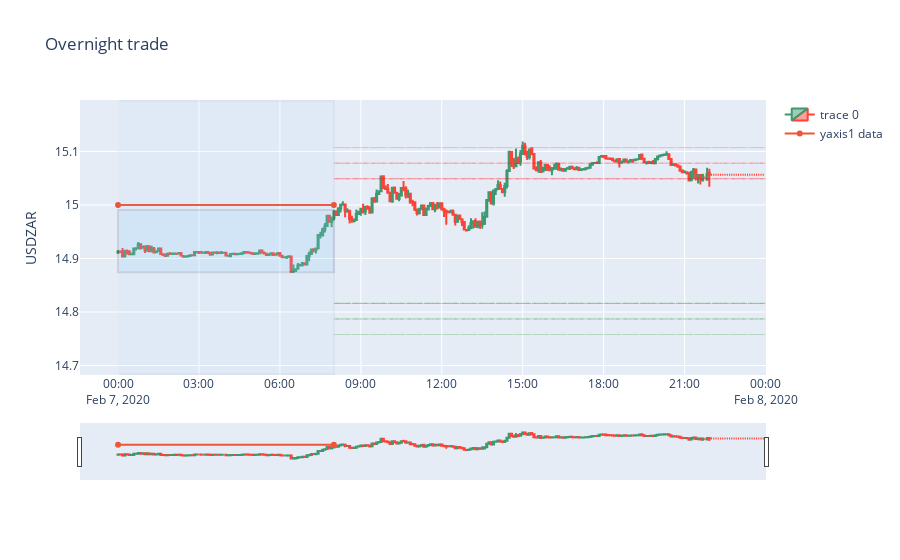

Notebook code for this chart:
### Code cell
import plotly.graph_objects as go

import pandas as pd
from datetime import datetime

# df = pd.read_csv('https://raw.githubusercontent.com/plotly/datasets/master/finance-charts-apple.csv')
df=ae_df[day_filter].copy()
min_y=min(min(df['Low']),min(df.buy_100))*0.995
max_y=max(max(df['High']),max(df.sell_100))*1.005
fig = go.Figure(data=[go.Candlestick(x=df['datetime'],
                open=df['Open'],
                high=df['High'],
                low=df['Low'],
                close=df['Close'])])
start_time, end_time, fin_time = time_fn(dst=list(df['datetime'])[0])
# fig.update_xaxes(range=[min(df.buy_100), max(df.sell_100)])
# fig.update_yaxes(range=[start_time, end_time])


# start_time=list(df['datetime'])[0]
# end_time=list(df['datetime'])[-1]

fig.update_layout(
    title='Overnight trade',
    yaxis_title='USDZAR',
    shapes = [
        dict(
#         type="rect",
        x0=end_time, x1=fin_time, y0=list(df.sell_100)[0], y1=list(df.sell_100)[0],
        line=dict(color="red",width=1,dash="dashdot"),opacity=0.2),
        dict(
        x0=end_time, x1=fin_time, y0=list(df.sell_75)[0], y1=list(df.sell_75)[0],
        line=dict(color="red",width=1,dash="dashdot"),opacity=0.3),
        dict(
        x0=end_time, x1=fin_time, y0=list(df.sell_50)[0], y1=list(df.sell_50)[0],
        line=dict(color="red",width=1,dash="dashdot"),opacity=0.4),
        dict(
        x0=end_time, x1=fin_time, y0=list(df.buy_100)[0], y1=list(df.buy_100)[0],
        line=dict(color="green",width=1,dash="dashdot"),opacity=0.2),
        dict(
        x0=end_time, x1=fin_time, y0=list(df.buy_75)[0], y1=list(df.buy_75)[0],
        line=dict(color="green",width=1,dash="dashdot"),opacity=0.3),
        dict(
        x0=end_time, x1=fin_time, y0=list(df.buy_50)[0], y1=list(df.buy_50)[0],
        line=dict(color="green",width=1,dash="dashdot"),opacity=0.4),      
        dict(
        type="rect",
        x0=start_time, x1=end_time, y0=list(df.on_low)[0], y1=list(df.on_high)[0],
        fillcolor="LightSkyBlue", opacity=0.15),
        dict(
        type="rect",
        x0=start_time, x1=end_time, y0=min_y, y1=max_y,
        fillcolor="LightSkyBlue", opacity=0.05),        
#         dict(
#         x0=start_time, x1=end_time, y0=list(df.on_low)[0], y1=list(df.on_low)[0],
#         line_width=1),
#         dict(
#         x0=start_time, x1=end_time, y0=list(df.on_high)[0], y1=list(df.on_high)[0],
#         line_width=1)
    ])

fig.add_trace(go.Scatter(
    x=[start_time,end_time],
    y=[15,15],
    name="yaxis1 data"
))
# fig.update_xaxes(range=[min(df.buy_100), max(df.sell_100)])
# fig.update_yaxes(range=[start_time, end_time])
# fig.add_shape(
#         # filled Rectangle
#             type="rect",
#             xref="x",
#             yref="y",    
#             x0=start_time,
#             y0=df.buy_100,
#             x1=end_time,
#             y1=df.sell_100,
#             line=dict(
#                 color="RoyalBlue",
#                 width=2,
#             ),
#             fillcolor="LightSkyBlue",
#         )
# fig.add_shape(
#         # Rectangle reference to the plot
#             type="rect",
#             xref="paper",
#             yref="paper",
#             x0=0.25,
#             y0=0,
#             x1=0.5,
#             y1=0.5,
#             line=dict(
#                 color="LightSeaGreen",
#                 width=3,
#             ),
#             fillcolor="PaleTurquoise",
#         )

# fig.add_shape(
#         # Line reference to the axes
#             type="line",
#             xref="x",
#             yref="y",
#             x0=4,
#             y0=0,
#             x1=8,
#             y1=1,
#             line=dict(
#                 color="LightSeaGreen",
#                 width=3,
#             ),
#         )
# fig.update_yaxes(range=[min_x, max_x])
#     shapes = [dict(
#         x0='2019-08-21 00:00:00', x1='2019-08-21 23:55:00', y0=list(df.on_high)[0], y1=list(df.on_high)[0],
#         line_width=1)],
# fig.update_layout(
#     title='The Great Recession',
#     yaxis_title='USDZAR',
# #     shapes = [dict(
# #         x0='2019-08-21 00:00:00', x1='2019-08-21 23:55:00', y0=list(df.on_low)[0], y1=list(df.on_low)[0],
# #         line_width=1)],
    
#     shapes = [dict(
#         x0='2019-08-21 00:00:00', x1='2019-08-21 23:55:00', y0=list(df.on_high)[0], y1=list(df.on_high)[0],
#         line_width=1)])
    
#     annotations=[dict(
#         x='2016-12-09', y=0.05, xref='x', yref='paper',
#         showarrow=False, xanchor='left', text='Increase Period Begins')]


fig.show()

### Figure 1 — Plotly figure (JSON) as saved in the notebook; plotly's stock layout.template omitted (floating-point values rounded to 4 significant figures; data arrays with more than 128 entries replaced by an {"elided": "..."} marker saying what was removed)
{"data": [{"close": {"elided": "288 float values"}, "high": {"elided": "288 float values"}, "low": {"elided": "288 float values"}, "open": {"elided": "288 float values"}, "type": "candlestick", "x": {"elided": "288 str values"}}, {"name": "yaxis1 data", "type": "scatter", "x": ["2020-02-07 00:00:00", "2020-02-07 08:00:00"], "y": [15, 15]}], "layout": {"shapes": [{"line": {"color": "red", "dash": "dashdot", "width": 1}, "opacity": 0.2, "x0": "2020-02-07 08:00:00", "x1": "2020-02-07 23:59:59", "y0": 15.11, "y1": 15.11}, {"line": {"color": "red", "dash": "dashdot", "width": 1}, "opacity": 0.3, "x0": "2020-02-07 08:00:00", "x1": "2020-02-07 23:59:59", "y0": 15.08, "y1": 15.08}, {"line": {"color": "red", "dash": "dashdot", "width": 1}, "opacity": 0.4, "x0": "2020-02-07 08:00:00", "x1": "2020-02-07 23:59:59", "y0": 15.05, "y1": 15.05}, {"line": {"color": "green", "dash": "dashdot", "width": 1}, "opacity": 0.2, "x0": "2020-02-07 08:00:00", "x1": "2020-02-07 23:59:59", "y0": 14.76, "y1": 14.76}, {"line": {"color": "green", "dash": "dashdot", "width": 1}, "opacity": 0.3, "x0": "2020-02-07 08:00:00", "x1": "2020-02-07 23:59:59", "y0": 14.79, "y1": 14.79}, {"line": {"color": "green", "dash": "dashdot", "width": 1}, "opacity": 0.4, "x0": "2020-02-07 08:00:00", "x1": "2020-02-07 23:59:59", "y0": 14.82, "y1": 14.82}, {"fillcolor": "LightSkyBlue", "opacity": 0.15, "type": "rect", "x0": "2020-02-07 00:00:00", "x1": "2020-02-07 08:00:00", "y0": 14.87, "y1": 14.99}, {"fillcolor": "LightSkyBlue", "opacity": 0.05, "type": "rect", "x0": "2020-02-07 00:00:00", "x1": "2020-02-07 08:00:00", "y0": 14.68, "y1": 15.19}], "title": {"text": "Overnight trade"}, "yaxis": {"title": {"text": "USDZAR"}}}}
